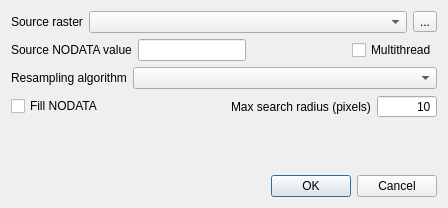
<?xml version="1.0" encoding="UTF-8"?>
<ui version="4.0">
 <class>Dialog</class>
 <widget class="QDialog" name="Dialog">
  <property name="geometry">
   <rect>
    <x>0</x>
    <y>0</y>
    <width>448</width>
    <height>208</height>
   </rect>
  </property>
  <property name="windowTitle">
   <string>Grid Elevation Sampling</string>
  </property>
  <layout class="QGridLayout" name="gridLayout">
   <item row="1" column="0">
    <layout class="QHBoxLayout" name="horizontalLayout_4">
     <item>
      <widget class="QLabel" name="label_4">
       <property name="text">
        <string>Source NODATA value</string>
       </property>
      </widget>
     </item>
     <item>
      <widget class="QLineEdit" name="srcNoDataEdit">
       <property name="sizePolicy">
        <sizepolicy hsizetype="Preferred" vsizetype="Fixed">
         <horstretch>0</horstretch>
         <verstretch>0</verstretch>
        </sizepolicy>
       </property>
      </widget>
     </item>
     <item>
      <spacer name="horizontalSpacer_2">
       <property name="orientation">
        <enum>Qt::Horizontal</enum>
       </property>
       <property name="sizeHint" stdset="0">
        <size>
         <width>40</width>
         <height>20</height>
        </size>
       </property>
      </spacer>
     </item>
     <item>
      <widget class="QCheckBox" name="multiThreadChBox">
       <property name="text">
        <string>Multithread</string>
       </property>
      </widget>
     </item>
    </layout>
   </item>
   <item row="4" column="0">
    <spacer name="verticalSpacer">
     <property name="orientation">
      <enum>Qt::Vertical</enum>
     </property>
     <property name="sizeHint" stdset="0">
      <size>
       <width>20</width>
       <height>40</height>
      </size>
     </property>
    </spacer>
   </item>
   <item row="0" column="0">
    <layout class="QHBoxLayout" name="horizontalLayout">
     <item>
      <widget class="QLabel" name="label">
       <property name="text">
        <string>Source raster</string>
       </property>
      </widget>
     </item>
     <item>
      <widget class="QComboBox" name="srcRasterCbo">
       <property name="sizePolicy">
        <sizepolicy hsizetype="MinimumExpanding" vsizetype="Fixed">
         <horstretch>0</horstretch>
         <verstretch>0</verstretch>
        </sizepolicy>
       </property>
      </widget>
     </item>
     <item>
      <widget class="QToolButton" name="browseSrcBtn">
       <property name="text">
        <string>...</string>
       </property>
      </widget>
     </item>
    </layout>
   </item>
   <item row="5" column="0">
    <widget class="QDialogButtonBox" name="buttonBox">
     <property name="orientation">
      <enum>Qt::Horizontal</enum>
     </property>
     <property name="standardButtons">
      <set>QDialogButtonBox::Cancel|QDialogButtonBox::Ok</set>
     </property>
    </widget>
   </item>
   <item row="2" column="0">
    <layout class="QHBoxLayout" name="horizontalLayout_2">
     <item>
      <widget class="QLabel" name="label_2">
       <property name="text">
        <string>Resampling algorithm</string>
       </property>
      </widget>
     </item>
     <item>
      <widget class="QComboBox" name="algCbo">
       <property name="sizePolicy">
        <sizepolicy hsizetype="MinimumExpanding" vsizetype="Fixed">
         <horstretch>0</horstretch>
         <verstretch>0</verstretch>
        </sizepolicy>
       </property>
      </widget>
     </item>
    </layout>
   </item>
   <item row="3" column="0">
    <layout class="QHBoxLayout" name="horizontalLayout_3">
     <property name="bottomMargin">
      <number>20</number>
     </property>
     <item>
      <widget class="QCheckBox" name="fillNoDataChBox">
       <property name="text">
        <string>Fill NODATA</string>
       </property>
       <property name="checked">
        <bool>false</bool>
       </property>
      </widget>
     </item>
     <item>
      <spacer name="horizontalSpacer">
       <property name="orientation">
        <enum>Qt::Horizontal</enum>
       </property>
       <property name="sizeHint" stdset="0">
        <size>
         <width>40</width>
         <height>20</height>
        </size>
       </property>
      </spacer>
     </item>
     <item>
      <widget class="QLabel" name="label_3">
       <property name="text">
        <string>Max search radius (pixels)</string>
       </property>
      </widget>
     </item>
     <item>
      <widget class="QSpinBox" name="radiusSBox">
       <property name="sizePolicy">
        <sizepolicy hsizetype="Preferred" vsizetype="Fixed">
         <horstretch>0</horstretch>
         <verstretch>0</verstretch>
        </sizepolicy>
       </property>
       <property name="minimumSize">
        <size>
         <width>60</width>
         <height>0</height>
        </size>
       </property>
       <property name="maximumSize">
        <size>
         <width>60</width>
         <height>16777215</height>
        </size>
       </property>
       <property name="alignment">
        <set>Qt::AlignRight|Qt::AlignTrailing|Qt::AlignVCenter</set>
       </property>
       <property name="buttonSymbols">
        <enum>QAbstractSpinBox::NoButtons</enum>
       </property>
       <property name="minimum">
        <number>1</number>
       </property>
       <property name="value">
        <number>10</number>
       </property>
      </widget>
     </item>
    </layout>
   </item>
  </layout>
 </widget>
 <resources/>
 <connections>
  <connection>
   <sender>buttonBox</sender>
   <signal>accepted()</signal>
   <receiver>Dialog</receiver>
   <slot>accept()</slot>
   <hints>
    <hint type="sourcelabel">
     <x>259</x>
     <y>196</y>
    </hint>
    <hint type="destinationlabel">
     <x>157</x>
     <y>207</y>
    </hint>
   </hints>
  </connection>
  <connection>
   <sender>buttonBox</sender>
   <signal>rejected()</signal>
   <receiver>Dialog</receiver>
   <slot>reject()</slot>
   <hints>
    <hint type="sourcelabel">
     <x>327</x>
     <y>196</y>
    </hint>
    <hint type="destinationlabel">
     <x>286</x>
     <y>207</y>
    </hint>
   </hints>
  </connection>
  <connection>
   <sender>fillNoDataChBox</sender>
   <signal>toggled(bool)</signal>
   <receiver>label_3</receiver>
   <slot>setVisible(bool)</slot>
   <hints>
    <hint type="sourcelabel">
     <x>81</x>
     <y>112</y>
    </hint>
    <hint type="destinationlabel">
     <x>240</x>
     <y>121</y>
    </hint>
   </hints>
  </connection>
  <connection>
   <sender>fillNoDataChBox</sender>
   <signal>toggled(bool)</signal>
   <receiver>radiusSBox</receiver>
   <slot>setVisible(bool)</slot>
   <hints>
    <hint type="sourcelabel">
     <x>75</x>
     <y>115</y>
    </hint>
    <hint type="destinationlabel">
     <x>388</x>
     <y>123</y>
    </hint>
   </hints>
  </connection>
 </connections>
</ui>
